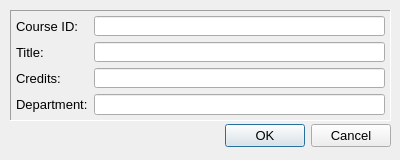
<?xml version="1.0" encoding="UTF-8"?>
<ui version="4.0">
 <class>CoursesDialog</class>
 <widget class="QDialog" name="CoursesDialog">
  <property name="geometry">
   <rect>
    <x>0</x>
    <y>0</y>
    <width>400</width>
    <height>160</height>
   </rect>
  </property>
  <property name="windowTitle">
   <string>Courses Dialog</string>
  </property>
  <widget class="QDialogButtonBox" name="buttonBox">
   <property name="geometry">
    <rect>
     <x>10</x>
     <y>120</y>
     <width>381</width>
     <height>31</height>
    </rect>
   </property>
   <property name="font">
    <font>
     <family>Arial</family>
     <pointsize>10</pointsize>
     <underline>false</underline>
     <strikeout>false</strikeout>
     <kerning>true</kerning>
    </font>
   </property>
   <property name="orientation">
    <enum>Qt::Horizontal</enum>
   </property>
   <property name="standardButtons">
    <set>QDialogButtonBox::Cancel|QDialogButtonBox::Ok</set>
   </property>
  </widget>
  <widget class="QWidget" name="formLayoutWidget_2">
   <property name="geometry">
    <rect>
     <x>10</x>
     <y>10</y>
     <width>381</width>
     <height>111</height>
    </rect>
   </property>
   <layout class="QFormLayout" name="formLayout_DialogExpenses">
    <property name="leftMargin">
     <number>6</number>
    </property>
    <property name="topMargin">
     <number>6</number>
    </property>
    <property name="rightMargin">
     <number>6</number>
    </property>
    <property name="bottomMargin">
     <number>6</number>
    </property>
    <item row="0" column="0">
     <widget class="QLabel" name="lblCourseID">
      <property name="font">
       <font>
        <family>Arial</family>
        <pointsize>10</pointsize>
       </font>
      </property>
      <property name="text">
       <string>Course ID: </string>
      </property>
     </widget>
    </item>
    <item row="0" column="1">
     <widget class="QLineEdit" name="txtCourseID">
      <property name="enabled">
       <bool>true</bool>
      </property>
      <property name="font">
       <font>
        <family>Arial</family>
        <pointsize>10</pointsize>
       </font>
      </property>
     </widget>
    </item>
    <item row="1" column="0">
     <widget class="QLabel" name="lblTitle">
      <property name="font">
       <font>
        <family>Arial</family>
        <pointsize>10</pointsize>
       </font>
      </property>
      <property name="text">
       <string>Title:</string>
      </property>
     </widget>
    </item>
    <item row="1" column="1">
     <widget class="QLineEdit" name="txtTitle">
      <property name="enabled">
       <bool>true</bool>
      </property>
      <property name="font">
       <font>
        <family>Arial</family>
        <pointsize>10</pointsize>
       </font>
      </property>
     </widget>
    </item>
    <item row="2" column="0">
     <widget class="QLabel" name="lblCredits">
      <property name="font">
       <font>
        <family>Arial</family>
        <pointsize>10</pointsize>
       </font>
      </property>
      <property name="text">
       <string>Credits:</string>
      </property>
     </widget>
    </item>
    <item row="2" column="1">
     <widget class="QLineEdit" name="txtCredits">
      <property name="enabled">
       <bool>true</bool>
      </property>
      <property name="font">
       <font>
        <family>Arial</family>
        <pointsize>10</pointsize>
       </font>
      </property>
     </widget>
    </item>
    <item row="3" column="0">
     <widget class="QLabel" name="lblDepartment">
      <property name="font">
       <font>
        <family>Arial</family>
        <pointsize>10</pointsize>
       </font>
      </property>
      <property name="text">
       <string>Department:</string>
      </property>
     </widget>
    </item>
    <item row="3" column="1">
     <widget class="QLineEdit" name="txtDepartment">
      <property name="enabled">
       <bool>true</bool>
      </property>
      <property name="font">
       <font>
        <family>Arial</family>
        <pointsize>10</pointsize>
       </font>
      </property>
     </widget>
    </item>
   </layout>
  </widget>
  <widget class="QFrame" name="frame">
   <property name="geometry">
    <rect>
     <x>10</x>
     <y>10</y>
     <width>381</width>
     <height>111</height>
    </rect>
   </property>
   <property name="frameShape">
    <enum>QFrame::Panel</enum>
   </property>
   <property name="frameShadow">
    <enum>QFrame::Sunken</enum>
   </property>
   <property name="lineWidth">
    <number>1</number>
   </property>
  </widget>
  <zorder>frame</zorder>
  <zorder>buttonBox</zorder>
  <zorder>formLayoutWidget_2</zorder>
 </widget>
 <resources/>
 <connections>
  <connection>
   <sender>buttonBox</sender>
   <signal>accepted()</signal>
   <receiver>CoursesDialog</receiver>
   <slot>accept()</slot>
   <hints>
    <hint type="sourcelabel">
     <x>248</x>
     <y>254</y>
    </hint>
    <hint type="destinationlabel">
     <x>157</x>
     <y>274</y>
    </hint>
   </hints>
  </connection>
  <connection>
   <sender>buttonBox</sender>
   <signal>rejected()</signal>
   <receiver>CoursesDialog</receiver>
   <slot>reject()</slot>
   <hints>
    <hint type="sourcelabel">
     <x>316</x>
     <y>260</y>
    </hint>
    <hint type="destinationlabel">
     <x>286</x>
     <y>274</y>
    </hint>
   </hints>
  </connection>
 </connections>
</ui>
